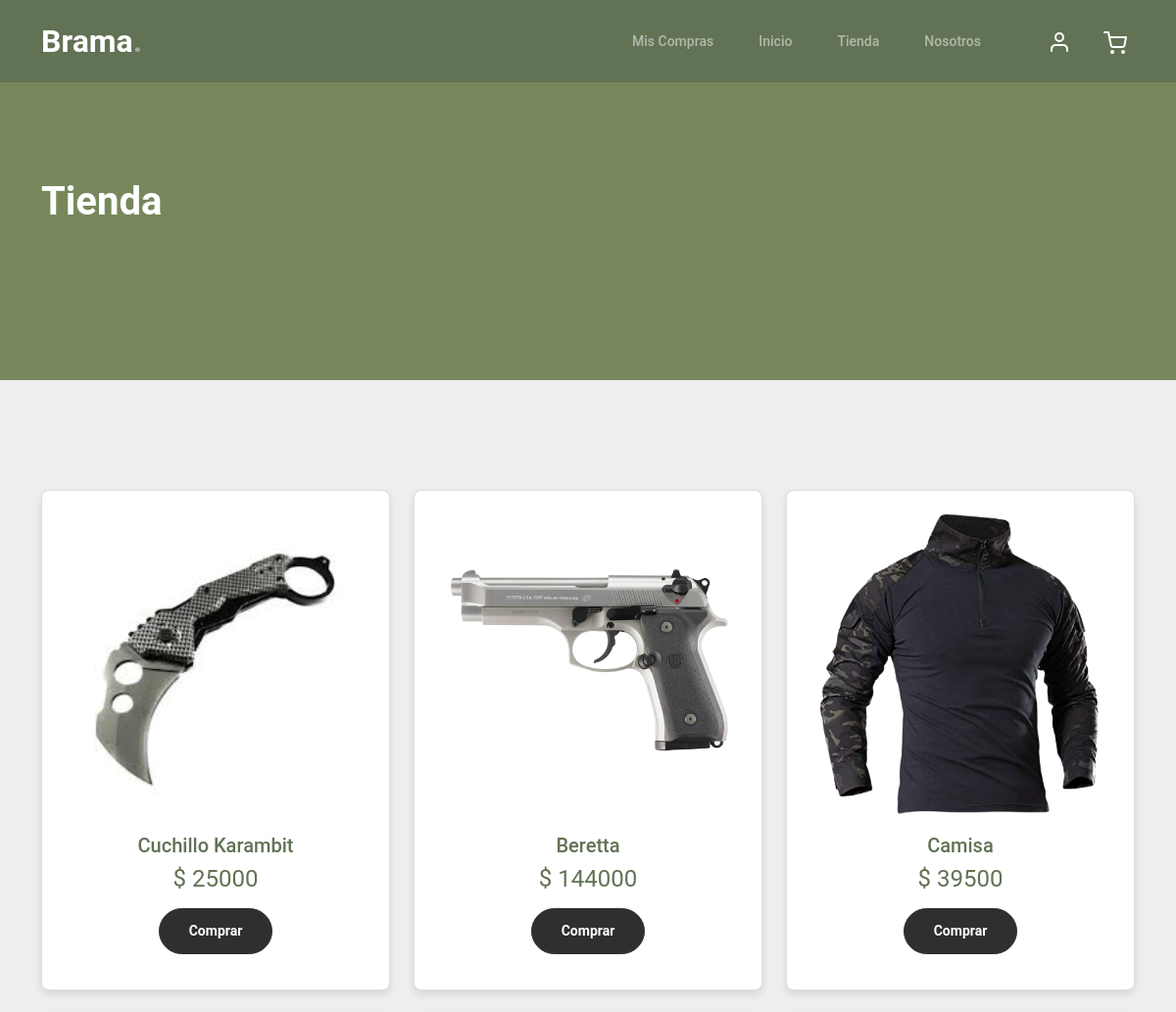
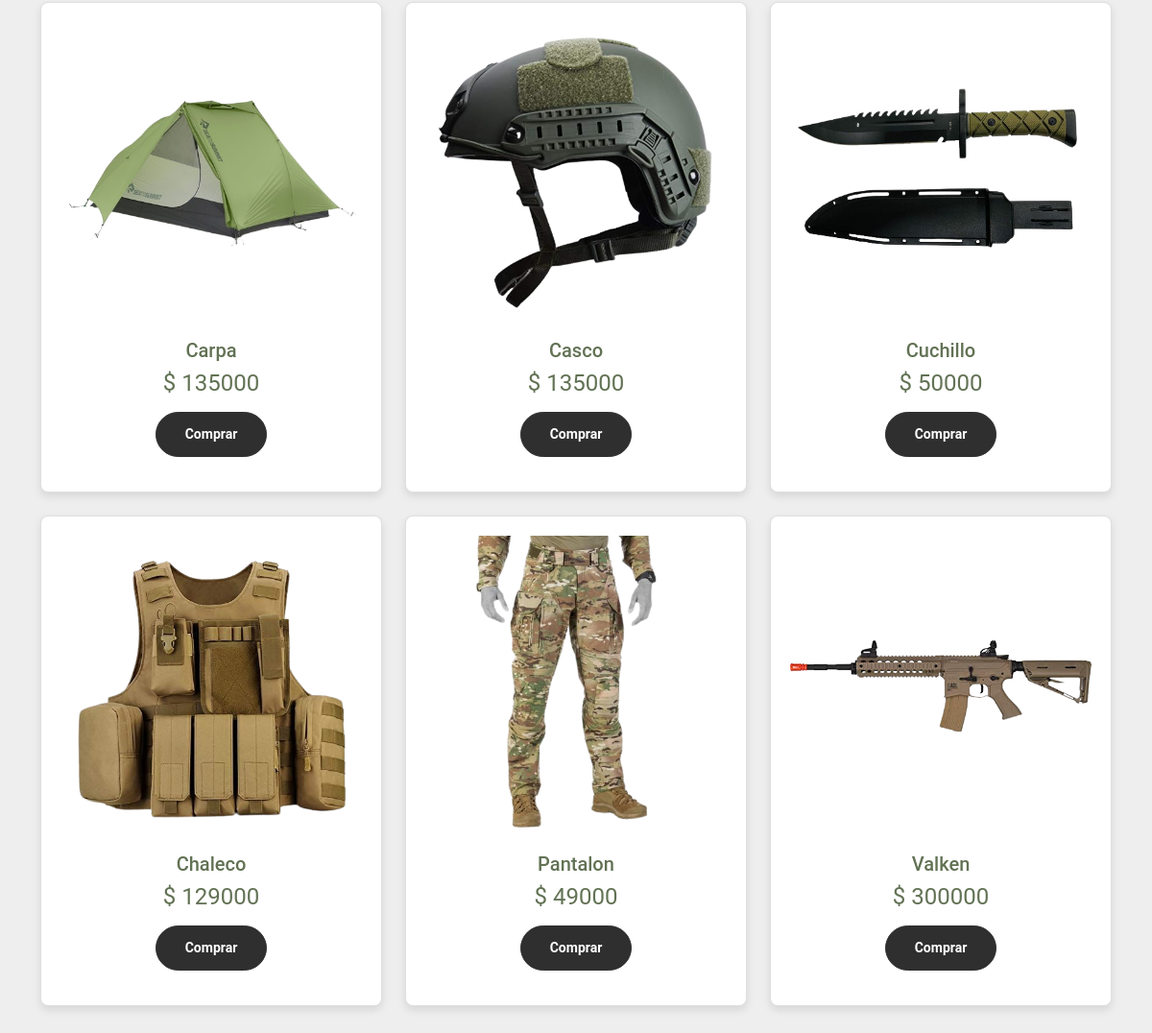
The app's page /shop/ with its own data (2 pictures, top to bottom).
### aplicacion/models.py (models this page shows, shortened)
class Producto(models.Model):
    cod_producto = models.AutoField(primary_key=True)
    nombre = models.CharField(max_length=50)
    tipo_producto = models.CharField(max_length=10, choices=TIPO_PRODUCTO, default='OTRO PRODUCTO')
    tipo_municion = models.CharField(max_length=100, choices=TIPO_MUNICION, default='OTRO')
    precio = models.IntegerField(validators=[MinValueValidator(1000), MaxValueValidator(999999999)])
    stock = models.IntegerField(default=0)
    imagen = models.ImageField(upload_to='productos', null=True)

### aplicacion/views.py (the view)
# urls.py: path('shop/', shop, name='shop'),
def shop (request):
    productos=Producto.objects.all()
    datos={
        "productos":productos
    }
    return render(request, "aplicacion/shop.html", datos)

### aplicacion/templates/aplicacion/shop.html (shortened to what this page needs)
{% load static %}
<!doctype html>
<html lang="es">
<head>
	<link href="{% static 'aplicacion/css/styleshop.css' %}" rel="stylesheet">
	<link href="{% static 'aplicacion/css/bootstrap.min.css' %}" rel="stylesheet">
	<link href="https://cdnjs.cloudflare.com/ajax/libs/font-awesome/6.0.0-beta3/css/all.min.css" rel="stylesheet">
	<link href="{% static 'aplicacion/css/tiny-slider.css' %}" rel="stylesheet">
	<link href="{% static 'aplicacion/css/style.css' %}" rel="stylesheet">
</head>
<body>
	<nav class="custom-navbar navbar navbar navbar-expand-md navbar-dark bg-dark" arial-label="Furni navigation bar">
		<div class="container">
			<a class="navbar-brand" href="{% url "index" %}">Brama<span>.</span></a>
			<div class="collapse navbar-collapse" id="navbarsFurni">
				<ul class="custom-navbar-nav navbar-nav ms-auto mb-2 mb-md-0">
					<li><a class="nav-link" href=" {% url "miscompras" %}">Mis Compras
						</a></li>
					<li class="nav-item ">
						<a class="nav-link" href="{% url "index" %}">Inicio</a>
					</li>
					<li><a class="nav-link" href=" {% url "shop"%}">Tienda</a></li>
					<li><a class="nav-link" href=" {% url "about"%}">Nosotros</a></li>
				</ul>
				<ul class="custom-navbar-cta navbar-nav mb-2 mb-md-0 ms-5">
					<li><a class="nav-link" href="{% url "login"%}"><img src="{% static "aplicacion/img/user.svg"%}"></a></li>
					<li><a class="nav-link" href="{% url "cart" %}"><img src="{% static "aplicacion/img/cart.svg"%}"></a></li>
				</ul>
			</div>
		</div>
	</nav>
	<div class="hero">
		<div class="container">
			<div class="row justify-content-between">
				<div class="col-lg-5">
					<div class="intro-excerpt">
						<h1>Tienda</h1>
					</div>
				</div>
				<div class="col-lg-7">
				</div>
			</div>
		</div>
	</div>
	<div class="untree_co-section product-section before-footer-section">
		<table class="product-table">
			<div class="container">
				<div class="row">
					{% for p in productos %}
					<div class="col-12 col-md-6 col-lg-4 mb-4">
						<div class="card product-card">
							<img src="{{ p.imagen.url }}" class="card-img-top img-fluid product-thumbnail" alt="Producto">
							<div class="card-body">
								<h5 class="card-title text-center">{{ p.nombre|capfirst }}</h5>
								<p class="card-text text-center" style="font-size: 1.5rem;">$ {{ p.precio }}</p>
								<div class="text-center">
									<a href="{% url 'comprar' p.cod_producto %}" class="btn btn-outline-primary btn-sm">Comprar</a>
								</div>
							</div>
						</div>
					</div>
					{% endfor %}
				</div>
		</table>
	</div>
</body>
</html>

### aplicacion/static/aplicacion/css/styleshop.css (style rules this page uses)
.product-table { width: 100%; border-collapse: collapse; }

### aplicacion/static/aplicacion/css/style.css (style rules this page uses)
body { overflow-x: hidden; position: relative; }
body { font-family: "Inter", sans-serif; font-weight: 400; line-height: 28px; color: #6a6a6a; font-size: 14px; background-color: #eff2f1; }
a { text-decoration: none; -webkit-transition: .3s all ease; -o-transition: .3s all ease; transition: .3s all ease; color: #2f2f2f; text-decoration: underline; }
.custom-navbar { background: #627254 !important; padding-top: 20px; padding-bottom: 20px; }
.custom-navbar .navbar-brand { font-size: 32px; font-weight: 600; }
.custom-navbar .navbar-brand > span { opacity: .4; }
@media (min-width: 992px) { .custom-navbar .custom-navbar-nav li { margin-left: 15px; margin-right: 15px; } }
.custom-navbar .custom-navbar-nav li a { font-weight: 500; color: #ffffff !important; opacity: .5; -webkit-transition: .3s all ease; -o-transition: .3s all ease; transition: .3s all ease; position: relative; }
@media (min-width: 768px) { .custom-navbar .custom-navbar-nav li a:before { content: ""; position: absolute; bottom: 0; left: 8px; right: 8px; background: #f9bf29; height: 5px; opacity: 1; visibility: visible; width: 0; -webkit-transition: .15s all ease-out; -o-transition: .15s all ease-out; transition: .15s all ease-out; } }
.custom-navbar .custom-navbar-cta { margin-left: 0 !important; -webkit-box-orient: horizontal; -webkit-box-direction: normal; -ms-flex-direction: row; flex-direction: row; }
@media (min-width: 768px) { .custom-navbar .custom-navbar-cta { margin-left: 40px !important; } }
.custom-navbar .custom-navbar-cta li { margin-left: 0px; margin-right: 0px; }
.custom-navbar .custom-navbar-cta li:first-child { margin-right: 20px; }
.hero { background: #76885B; padding: calc(4rem - 30px) 0 0rem 0; }
@media (min-width: 768px) { .hero { padding: calc(4rem - 30px) 0 4rem 0; } }
@media (min-width: 992px) { .hero { padding: calc(8rem - 30px) 0 8rem 0; } }
.hero .intro-excerpt { position: relative; z-index: 4; }
@media (min-width: 992px) { .hero .intro-excerpt { max-width: 450px; } }
.hero h1 { font-weight: 700; color: #ffffff; margin-bottom: 30px; }
.btn { font-weight: 600; padding: 12px 30px; border-radius: 30px; color: #ffffff; background: #2f2f2f; border-color: #2f2f2f; }
.product-section { padding: 7rem 0; }
.before-footer-section { padding: 7rem 0 12rem 0 !important; }
.untree_co-section { padding: 7rem 0; }
:root { --dark-green: #627254; --light-green: #76885B; --gray: #DDDDDD; --light-gray: #EEEEEE; }
body { background-color: var(--light-gray); color: var(--dark-green); }
h1 { color: var(--light-green); }
.img-fluid { transition: transform 0.5s ease; cursor: pointer; }
body { font-family: 'Roboto', sans-serif; background-color: #EEEEEE; }
h1 { color: #627254; font-weight: 700; }
.card { background-color: #FFFFFF; box-shadow: 0 4px 8px rgba(0,0,0,0.1); border-radius: 8px; padding: 20px; transition: transform 0.3s ease; }
.img-fluid { transition: transform 0.3s ease; cursor: pointer; border-radius: 8px; color: #EEEEEE; font-weight: bold; }

### records on screen
Producto: imagen (picture), nombre "Cuchillo Karambit", precio "25000"
Producto: imagen (picture), nombre "Beretta", precio "144000"
Producto: imagen (picture), nombre "Camisa", precio "39500"
Producto: imagen (picture), nombre "Carpa", precio "135000"
Producto: imagen (picture), nombre "Casco", precio "135000"
Producto: imagen (picture), nombre "Cuchillo", precio "50000"
Producto: imagen (picture), nombre "Chaleco", precio "129000"
Producto: imagen (picture), nombre "Pantalon", precio "49000"
Producto: imagen (picture), nombre "Valken", precio "300000"
